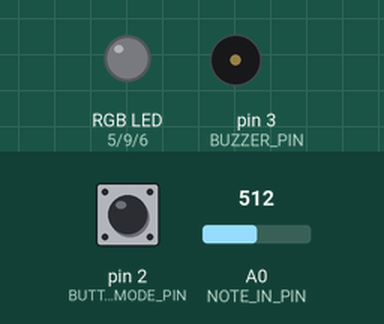
A sketch run on a simulated Arduino Uno, built with avr-gcc and run on an emulated ATmega328P. On the bench: an RGB LED mixed from three pins (HIGH = lit), buzzer (waves = sounding). The test bench sets the inputs (shaded band); at power-on: pin 2 (BUTTON_MODE_PIN) LOW, A0 (NOTE_IN_PIN) = 512. Dim RGB values are drawn brighter than linear; random numbers use the default seed unless the sketch sets one.

Above: at 1.2 s.
1.3 s: pin 2 (BUTTON_MODE_PIN) pulled HIGH for 1 s
At 1.6 s:
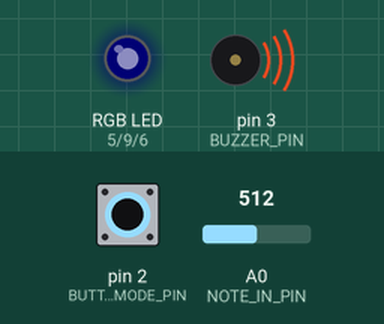
5.3 s: pin 2 (BUTTON_MODE_PIN) pulled HIGH for 0.15 s
At 6.2 s:
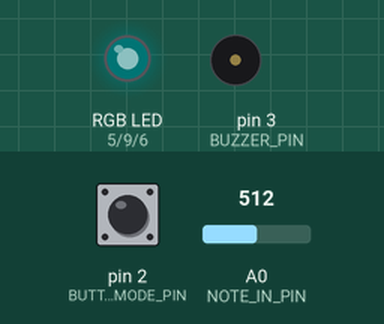
Timing chart, 0 to 8.3 s (numbered marks = the images above; inputs shaded):
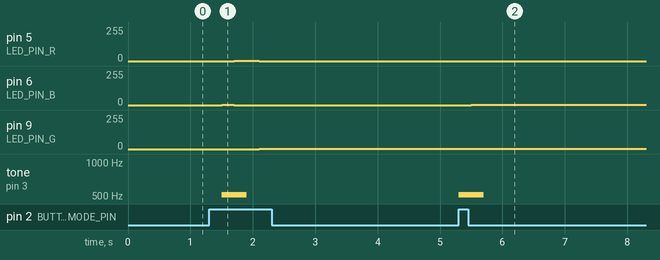

The sketch:

Alvarez_Gerald_etudeTwo.ino
```cpp
/**********************ETUDE 2 CART 360 2017*******************************
 * WELCOME!
 * THE PURPOSE OF THIS EXERCISE IS TO DESIGN A VERY SIMPLE KEYBOARD (5 KEYS)
 * WHICH ALLOWS YOU TO PLAY LIVE, RECORD, AND PLAYBACK.
 * THERE WILL BE A BUTTON WHICH WHEN PRESSED WILL TAKE THE USER TO THE NEXT MODE:
 * THERE ARE 5 POSSIBLE MODES
 * 0 ==  reset    ==   led off == also resets
 * 1 ==  live     ==   led BLUE
 * 2 ==  record   ==   led RED
 * 3 ==  play     ==   led GREEN
 * 4 ==  loopMODE ==   led PURPLE
 *
 * ADDITIONALLY - WHEN THE USER CHANGES MODE,
 * THE RGB LED WILL CHANGE COLOR (ACCORDING TO THE SPECIFICATIONS)

 * PLEASE FOLLOW THE INSTRUCTIONS IN THE COMMENTS:
 * DO NOT ADD ANY MORE FUNCTION DEFINITIONS
 * ONLY IMPLEMENT THE FUNCTION DEFINITIONS SUPPLIED
 * THERE IS NO NEED TO ADD ANY NEW VARIABLES OR CONSTANTS
 * PROVIDE COMMENTS FOR ANY OF THE CODE IMPLEMENTED
 * GOOD LUCK!
 */
/**** CONSTANTS ********************************************************/

#define BUTTON_MODE_PIN 2 // Button to change the mode

// constants for RGB LED
#define LED_PIN_R 5 // R PIN
#define LED_PIN_G 9 // G PIN
#define LED_PIN_B 6 // B PIN

// constant for note in (button-resistor ladder on breadboard)
# define NOTE_IN_PIN A0

//constant for max number of notes in array
#define MAX_NOTES 16

// a constant for duration
const int duration = 200;

// constant for pin to output for buzzer
#define BUZZER_PIN 3 // PWM

/******** VARIABLES *****************************************************/
// counter for how many notes we have
int countNotes = 0;
// array to hold the notes played (for record/play mode)
int notes [MAX_NOTES];
int mode = 0; // start at off

/*************************************************************************/


/**********************SETUP() DO NOT CHANGE*******************************/
// Declare pin mode for the single digital input
void setup()
{
  pinMode(BUTTON_MODE_PIN, INPUT);
  //debugging purpose
  Serial.begin(9600);
}

/**********************LOOP() DO NOT CHANGE *******************************
 * INSTRUCTIONS:
 * There is NO NEED to change the loop - it establishes the flow of the program
 * We call here 3 functions repeatedly:
 * 1: chooseMode(): this function will determine the mode that your program is in
 * based on if the button (linked to the BUTTON_MODE_PIN) was pressed
 * 2: setRGB(): will set the color of the RGB LED based on the value of the mode variable
 * 3: selectMode(): will determine which function to call based on the value of the mode variable

**************************************************************************/
void loop()
{
  chooseMode();
  setRGB();
  selectMode();
}
/******************CHOOSEMODE(): IMPLEMENT *********************************
 * INSTRUCTIONS:
 * Read the value from the Button (linked to the BUTTON_MODE_PIN) and
 * if is being pressed then change the mode variable.
 * REMEMBER:
 * mode == 0 is reset
 * mode == 1 is live
 * mode == 2 is record
 * mode == 3 is play
 * mode == 4 is loopMode
 * Every time the user presses the button, the program will go to the next mode,
 * once it reaches 4, it should go back to mode == 0.
 * (i.e. if mode ==2 and we press, then mode ==3) ...
**************************************************************************/
void chooseMode() {

  //flag for intial button state
  boolean buttonState = false;

  //set a previous button state
  boolean prevState = true;

  //check if the button pin is on/high
  if (digitalRead(BUTTON_MODE_PIN) == HIGH)
  {
    //delay the processing
    delay(200);

    //check if the button is not equal to prev state to avoid duplicate input
    if (buttonState != prevState) {

      //flips the currunt state of the buttonState
      buttonState = !buttonState;

      //assign the value of buttonState into prevState
      prevState = buttonState;
    }
  } else {

    //assign the value of the opposite
    prevState = !buttonState;
  }

  if (buttonState) {

    if (mode < 4) {

      //increment mode
      mode++;
    } else {

      //reset the mode
      mode = 0;
    }
  }
}

/******************SETRGB(): IMPLEMENT *********************************
 * INSTRUCTIONS:
 * Depending on the value of the mode variable:
 * if the mode is 0 - RGB LED IS OFF
 * if the mode is 1 - RGB LED IS BLUE
 * if mode is 2 - RGB LED IS RED
 * if mode is 3 - RGB LED IS GREEN
 * if mode is 4 - RGB LED iS PURPLE
 * YOU MUST USE A SWITCH CASE CONSTRUCT (NOT A SERIES OF IF / ELSE STATEMENTS
**************************************************************************/
void setRGB()
{

  //switch statement that selects which colour to display according to mode
  switch (mode) {
    case 0:
      //light off
      analogWrite(LED_PIN_R, LOW);
      analogWrite(LED_PIN_G, LOW);
      analogWrite(LED_PIN_B, LOW);
      break;
    case 1:
      //blue light
      analogWrite(LED_PIN_R, LOW);
      analogWrite(LED_PIN_G, LOW);
      analogWrite(LED_PIN_B, HIGH);
      break;

    case 2:
      //red light
      analogWrite(LED_PIN_R, HIGH);
      analogWrite(LED_PIN_G, LOW);
      analogWrite(LED_PIN_B, LOW);
      break;
    case 3:
      //green light
      analogWrite(LED_PIN_R, LOW);
      analogWrite(LED_PIN_G, HIGH);
      analogWrite(LED_PIN_B, LOW);
      break;
    case 4:
      //Cyan light *Purple light does not light well
      analogWrite(LED_PIN_R, LOW);
      analogWrite(LED_PIN_G, HIGH);
      analogWrite(LED_PIN_B, HIGH);
      break;
  }

}
/**********************SELECTMODE() DO NOT CHANGE *******************************
 * INSTRUCTIONS:
 * There is NO NEED to change this function - it selects WHICH function should run based on the mode variable
 * There are 4 possibilities
 * 1: reset(): this function will reset any arrays etc, and will do nothing else
 * 2: live(): this function will play the corresponding notes
 * to the user pressing the respective buttons.
 * NOTE:: the notes played are NOT stored
 * 3: record(): this function will play the corresponding notes
 * to the user pressing the respective buttons
 * AND will STORE up to 16 consecutive notes in an array.
 * 4: play(): this function will playback any notes stored in the array that were recorded
 * in the previous mode
 * 5: loopMode(): this function will playback any notes stored in the array that were recorded,
 * BUT unlike the previous mode, you can choose in which sequence the notes are played.
 * REQUIRED: only play notes from the array (no live stuff)

******************************************************************************/
void selectMode()
{
  if (mode == 0) {
    reset();
  }
  else if (mode == 1) {
    live();
  }
  else if (mode == 2) {
    record();
  }

  else if (mode == 3) {
    play();
  }

  else if (mode == 4) {
    loopMode();
  }
}
/******************RESET(): IMPLEMENT **************************************
 * INSTRUCTIONS:
 * this function should ensure that any notes recorded are no longer available
**************************************************************************/
void reset()
{
  //turn off any tone
  noTone(BUZZER_PIN);

  //loops through notes array and assigns 0 value in every element
  for (int i = 0; i < MAX_NOTES; i++) {

    //assign 0 for each iteration
    notes[i] = 0;
  }

  //reset countNotes
  countNotes = 0;

}
/******************LIVE(): IMPLEMENT **************************************
 * INSTRUCTIONS:
 * this function will play the corresponding notes
 * to the user pressing the respective buttons
 * NOTE:: the notes played are NOT stored
 * SO: you need read in the input from the analog input (linked to the button-resistor ladder combo)
 * THEN - output the note to the buzzer using the tone() function
**************************************************************************/
void live()
{
  //invoke tone to play the freq tone
  tone(BUZZER_PIN, analogRead(NOTE_IN_PIN), duration);

}
/******************RECORD(): IMPLEMENT **********************************
 * INSTRUCTIONS:
 * this function will play the corresponding notes
 * to the user pressing the respective buttons
 * AND will STORE up to 16 consecutive notes in an array.
 * SO:you need read in the input from the analog input (linked to the button-resistor ladder combo)
 * AND - output the note to the buzzer using the tone() function
 * THEN store that note in the array  - BE CAREFUL - you can only allow for up to MAX_NOTES to be stored
**************************************************************************/
void record()
{
  //flag for intial button state
  boolean buttonState = false;

  //set a previous button state
  boolean prevState = true;

  //store the analog value as frequency
  int frequency = analogRead(NOTE_IN_PIN);

  //play the tone which the user is pressing
  tone(BUZZER_PIN, frequency, duration);

  //evaluate if the frequency is greater than 0
  if (frequency > 0) {

    //delaying the looping process to prevent duplicated input
    delay(duration);

    //check if the button is not equal to prev state to avoid duplicate input
    if (buttonState != prevState) {

      //flip the value of buttonState
      buttonState = !buttonState;

      //assign the value of buttonState to prevState
      prevState = buttonState;
    }
  } else {

    //assign the opposite value of buttonState to prevState
    prevState = !buttonState;
  }

  //check if buttonState is true
  if (buttonState) {

    //check if the countNotes is less than MAX Notes
    if (countNotes < MAX_NOTES) {

      //assign the value of the freq into array
      notes[countNotes] = frequency;

      //increment countNotes
      countNotes++;
    }
  }
}
/******************PLAY(): IMPLEMENT ************************************
 * INSTRUCTIONS:
 * this function will playback any notes stored in the array that were recorded
 * in the previous mode
 * SO: you need to go through the array of values (be careful - the user may not have put in MAX_NOTES)
 * READ each value IN ORDER
 * AND output each note to the buzzer using the tone() function
 * ALSO: as long as we are in this mode, the notes are played over and over again
 * BE CAREFUL: make sure you allow for the user to get to another mode from the mode button...
**************************************************************************/
void play()
{
  //check if countNotes is less than MAX_NOTES to iterate the notes array
  if (countNotes < MAX_NOTES) {

    //delay the processing
    delay(duration);

    //play the tones according the freq in the array element index position countNotes
    tone(BUZZER_PIN, notes[countNotes]);

    //increment countNotes
    countNotes++;
  } else {

    //reset the counter
    countNotes = 0;
  }

}
/******************LOOPMODE(): IMPLEMENT *********************************
 * INSTRUCTIONS:
 * this function will playback any notes stored in the array that were recorded
 * in the previous mode
 * SO: you need to go through the array of values (be careful - the user may not have put in MAX_NOTES)
 * READ values IN ANY ORDERING (You MUST use the array - but you can determine your own sequence)
 * AND output each note to the buzzer using the tone() function
 * ALSO: as long as we are in this mode, the notes are played over and over again
 * BE CAREFUL: make sure you allow for the user to get to another mode from the mode button...
**************************************************************************/
void loopMode()
{
  //delay the processing
  delay(duration);

  //generate a random integer number in the range of 0 to 15 inclusive
  int randomNum = random(0, MAX_NOTES);

  //play the tone randomly
  tone(BUZZER_PIN, notes[randomNum]);

}

/**************************************************************************/

/*
 * Analysis Behavior
 *
 * The tone's output is determined by resistor. The higher ohm produces low frequency and lower ohm produces high frequency.
 * In addition, the series of resistor further lower the voltage and current thus affecting the tone. For instance,
 * whenever a button is pressed, the voltage and current will be reduced by the accumulative amount of the series of resistor starting
 * from the pressed button. This reduction of voltage and current only occures in mode 1 and 2 due to analogRead() function that takes value for tone() function.
 * Whereas in the mode 3 and 4, it does not input any analog value but output it. It outputs the frequency(the input values from A0)
 * as tone using tone() function.
 *
 *
 */
```

Measured:
- after the input at 1.3 s, pin 5 (LED_PIN_R): 0/255 → 1/255 after 0.40 s, → 0/255 0.40 s later; pin 6 (LED_PIN_B): 0/255 → 1/255 after 0.20 s, → 0/255 0.20 s later; pin 9 (LED_PIN_G): 0/255 → 1/255 after 0.80 s; tone on pin 3 (BUZZER_PIN): silent → 512 Hz after 0.20 s, → silent 0.40 s later
- after the input at 5.3 s, pin 6 (LED_PIN_B): 0/255 → 1/255 after 0.20 s
